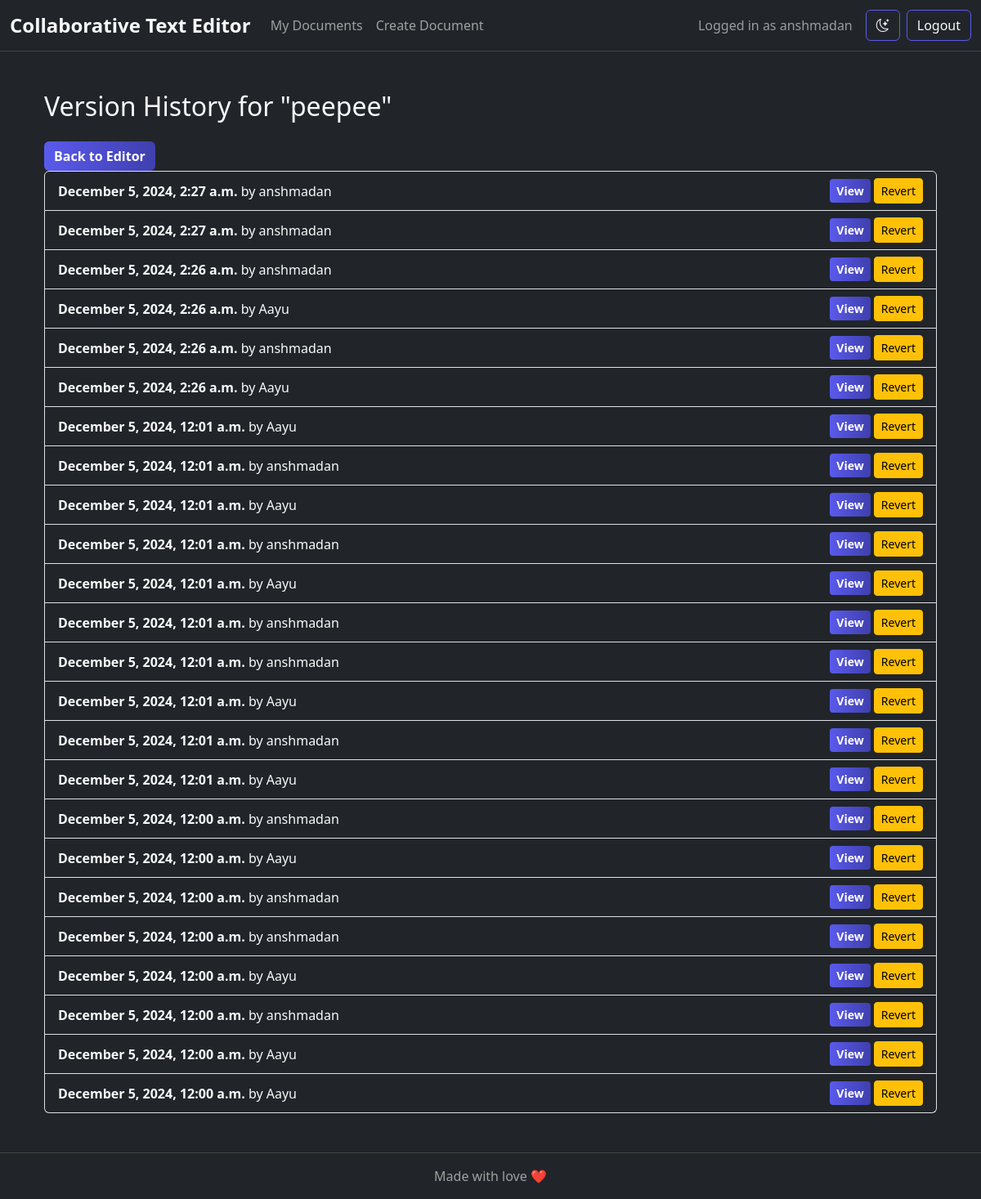
Page /documents/41/versions/ (signed in) on the committed database.
### hello/models.py (models this page shows, shortened)
class Document(models.Model):
    title = models.CharField(max_length=255)
    content = models.TextField()
    owner = models.ForeignKey(
        User,
        on_delete=models.CASCADE,  # Delete the document if the owner is deleted
        related_name='owned_documents'  # Allows reverse access from User to owned documents
    )
    shared_with = models.ManyToManyField(
        User,
        related_name='shared_documents',  # Allows reverse access to shared documents
        blank=True  # Allows the field to be empty
    )
    created_at = models.DateTimeField(auto_now_add=True)
    updated_at = models.DateTimeField(auto_now=True)
    last_editor = models.ForeignKey(
        User,
        null=True,
        blank=True,  # Allows the field to be empty if no editor is set
        on_delete=models.SET_NULL,  # Keeps the document if the editor is deleted
        related_name="edited_documents"  # Allows reverse access from User to edited documents
    )
    is_active = models.BooleanField(default=False)

class DocumentVersion(models.Model):
    document = models.ForeignKey(
        Document,
        on_delete=models.CASCADE,  # Delete all versions if the document is deleted
        related_name='versions'  # Allows reverse access to versions of a document
    )
    content = models.TextField()
    timestamp = models.DateTimeField(auto_now_add=True)
    editor = models.ForeignKey(
        User,
        on_delete=models.SET_NULL,  # Keeps the version if the editor is deleted
        null=True,
        blank=True  # Allows the field to be empty
    )

### hello/views.py (the view)
# urls.py: path('documents/<int:doc_id>/versions/', views.version_history, name='version_history'),
@login_required
def version_history(request, doc_id):
    document = get_object_or_404(Document, id=doc_id)
    if document.owner != request.user and request.user not in document.shared_with.all():
        messages.error(request, "You do not have permission to view the version history of this document.")
        return redirect('document_list')
    versions = document.versions.order_by('-timestamp')
    return render(request, 'hello/version_history.html', {
        'document': document,
        'versions': versions,
    })

### hello/templates/hello/version_history.html (shortened to what this page needs)
{% extends 'hello/base.html' %}
{% block content %}
<div class="container mt-5">
    <h2>Version History for "{{ document.title }}"</h2>
    <a href="{% url 'editor' doc_id=document.id %}" class="btn btn-primary mt-3">Back to Editor</a>
    {% if versions %}
        <ul class="list-group">
            {% for version in versions %}
                <li class="list-group-item bg-dark text-light">
                    <div class="d-flex justify-content-between align-items-center">
                        <div>
                            <strong>{{ version.timestamp|date:"F j, Y, g:i a" }}</strong>
                            {% if version.editor %}
                                by {{ version.editor.username }}
                            {% endif %}
                        </div>
                        <div>
                            <a href="{% url 'view_version' doc_id=document.id version_id=version.id %}" class="btn btn-sm btn-primary">View</a>
                            <a href="{% url 'revert_version' doc_id=document.id version_id=version.id %}" class="btn btn-sm btn-warning">Revert</a>
                        </div>
                    </div>
                </li>
            {% endfor %}
        </ul>
    {% else %}
        <p>No versions available.</p>
    {% endif %}
</div>
{% endblock %}

### hello/templates/hello/base.html (shortened to what this page needs)
{% load static %}
<!DOCTYPE html>
<html lang="en">
<head>
    <link href="https://cdn.jsdelivr.net/npm/bootstrap@5.3.0/dist/css/bootstrap.min.css" rel="stylesheet">
    <link rel="stylesheet" href="https://cdn.jsdelivr.net/npm/bootstrap-icons@1.10.5/font/bootstrap-icons.css">
    <link rel="stylesheet" href="{% static 'hello/styles2.css' %}">
</head>
<body class="bg-dark text-light">
    <nav class="navbar navbar-expand-lg navbar-dark bg-dark">
        <div class="container-fluid">
            <a class="navbar-brand" href="{% url 'index' %}">Collaborative Text Editor</a>
            <div class="collapse navbar-collapse" id="navbarNav">
                {% if user.is_authenticated %}
                    <ul class="navbar-nav me-auto mb-2 mb-lg-0">
                        <li class="nav-item">
                            <a class="nav-link" href="{% url 'document_list' %}">My Documents</a>
                        </li>
                        <li class="nav-item">
                            <a class="nav-link" href="{% url 'create_document' %}">Create Document</a>
                        </li>
                    </ul>
                    <span class="navbar-text me-3">
                        Logged in as {{ user.username }}
                    </span>
                    <button id="theme-toggle" class="btn btn-outline-light me-2" title="Switch to Light Theme">
                        <i class="bi bi-moon-stars"></i>
                    </button>
                    <a class="btn btn-outline-light" href="{% url 'logout' %}">Logout</a>
                {% endif %}
            </div>
        </div>
    </nav>
    <div class="container mt-4">
        {% block content %}{% endblock %}
    </div>
    <footer class="bg-dark text-center text-lg-start mt-5">
        <div class="text-center p-3">
             Made with love ❤️
        </div>
    </footer>
</body>
</html>

### hello/static/hello/styles2.css (style rules this page uses)
:root { --background-color: #0a0a1a; --secondary-background: #04040e; --text-color: #e0e0e0; --text-colo2: #e0e0e0; --secondary-text-color: #a0a0a0; --border-color: #444; --card-color: #2a2a3a; --editor-color: #2a2a3a; --hover-color: #3c3c4e; --primary-gradient-start: #5a5aec; --primary-gradient-end: #3f3fae; --text-color-hover: #ffffff; --placeholder-color: #aaaaaa; --shadow-light: rgba(0, 0, 0, 0.2); --shadow-dark: rgba(0, 0, 0, 0.3); --focus-ring: rgba(90, 90, 236, 0.5); }
body { background-color: var(--background-color); color: var(--text-color); transition: background-color 0.3s ease, color 0.3s ease; }
.navbar { background-color: var(--secondary-background); border-bottom: 1px solid var(--border-color); }
.navbar-brand { font-size: 1.5rem; font-weight: bold; color: var(--text-color2); }
.nav-link { color: var(--secondary-text-color); }
.btn-primary { background: linear-gradient(90deg, var(--primary-gradient-start), var(--primary-gradient-end)); border: none; color: var(--text-color-hover); font-weight: bold; transition: all 0.3s ease-in-out; }
.btn-outline-light { color: var(--text-color2); border-color: var(--primary-gradient-start); background: transparent; }
footer { background-color: var(--background-color); color: var(--secondary-text-color); border-top: 1px solid var(--border-color); }
*, *::before, *::after { transition: background-color 0.3s ease, color 0.3s ease, border-color 0.3s ease, box-shadow 0.3s ease; }

### rows in the picture
Document: title "peepee"
DocumentVersion: timestamp "December 5, 2024, 2:27 a.m.", editor.username "anshmadan"
DocumentVersion: timestamp "December 5, 2024, 2:27 a.m.", editor.username "anshmadan"
DocumentVersion: timestamp "December 5, 2024, 2:26 a.m.", editor.username "anshmadan"
DocumentVersion: timestamp "December 5, 2024, 2:26 a.m.", editor.username "Aayu"
DocumentVersion: timestamp "December 5, 2024, 2:26 a.m.", editor.username "anshmadan"
DocumentVersion: timestamp "December 5, 2024, 2:26 a.m.", editor.username "Aayu"
DocumentVersion: timestamp "December 5, 2024, 12:01 a.m.", editor.username "Aayu"
DocumentVersion: timestamp "December 5, 2024, 12:01 a.m.", editor.username "anshmadan"
DocumentVersion: timestamp "December 5, 2024, 12:01 a.m.", editor.username "Aayu"
DocumentVersion: timestamp "December 5, 2024, 12:01 a.m.", editor.username "anshmadan"
DocumentVersion: timestamp "December 5, 2024, 12:01 a.m.", editor.username "Aayu"
DocumentVersion: timestamp "December 5, 2024, 12:01 a.m.", editor.username "anshmadan"
DocumentVersion: timestamp "December 5, 2024, 12:01 a.m.", editor.username "anshmadan"
DocumentVersion: timestamp "December 5, 2024, 12:01 a.m.", editor.username "Aayu"
DocumentVersion: timestamp "December 5, 2024, 12:01 a.m.", editor.username "anshmadan"
DocumentVersion: timestamp "December 5, 2024, 12:01 a.m.", editor.username "Aayu"
DocumentVersion: timestamp "December 5, 2024, 12:00 a.m.", editor.username "anshmadan"
DocumentVersion: timestamp "December 5, 2024, 12:00 a.m.", editor.username "Aayu"
DocumentVersion: timestamp "December 5, 2024, 12:00 a.m.", editor.username "anshmadan"
DocumentVersion: timestamp "December 5, 2024, 12:00 a.m.", editor.username "anshmadan"
DocumentVersion: timestamp "December 5, 2024, 12:00 a.m.", editor.username "Aayu"
DocumentVersion: timestamp "December 5, 2024, 12:00 a.m.", editor.username "anshmadan"
DocumentVersion: timestamp "December 5, 2024, 12:00 a.m.", editor.username "Aayu"
DocumentVersion: timestamp "December 5, 2024, 12:00 a.m.", editor.username "Aayu"

### other values in the picture
{{ user.username }} "anshmadan"
